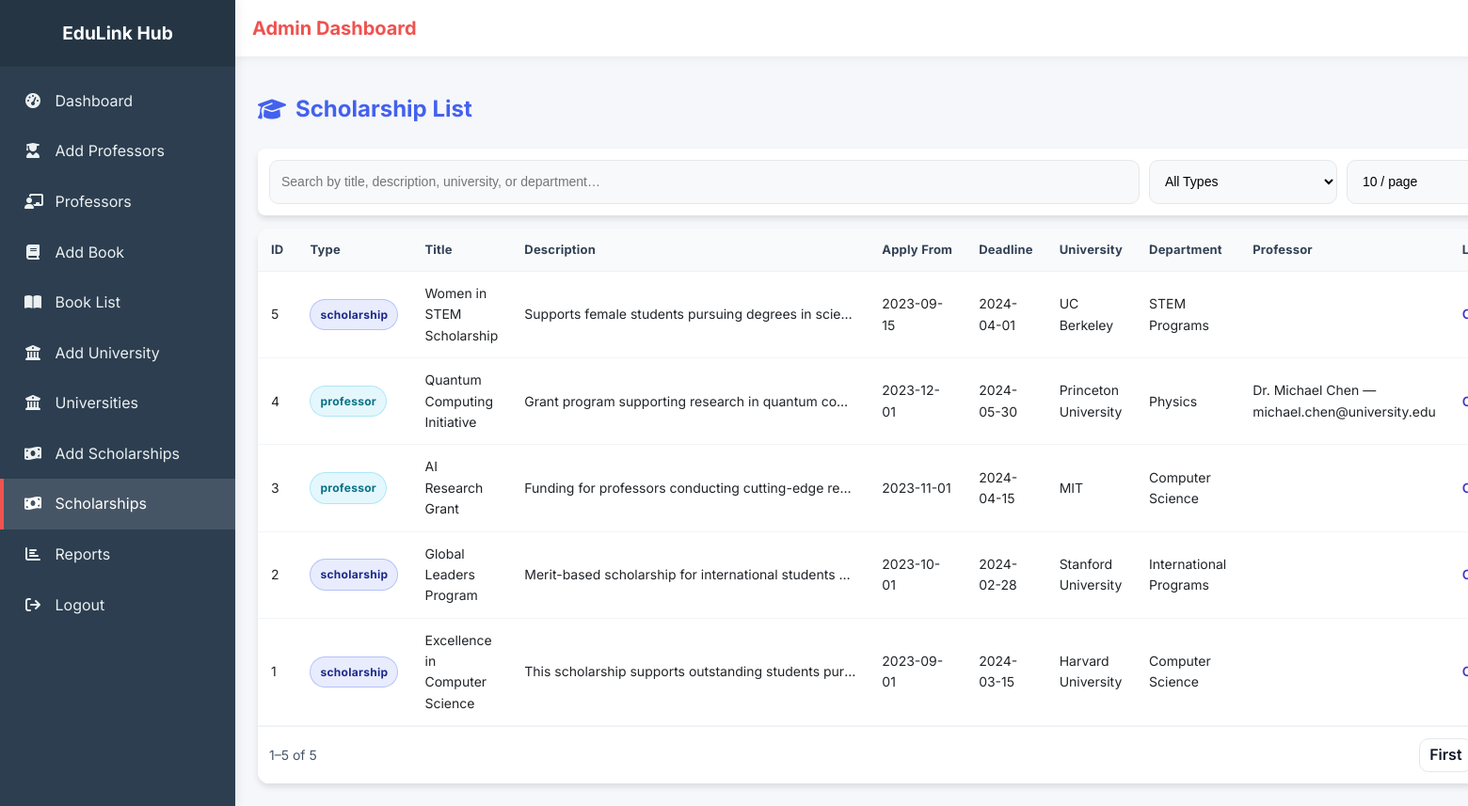
/admin/scholarship-list.php (signed in), run on an earlier commit of the app's database.
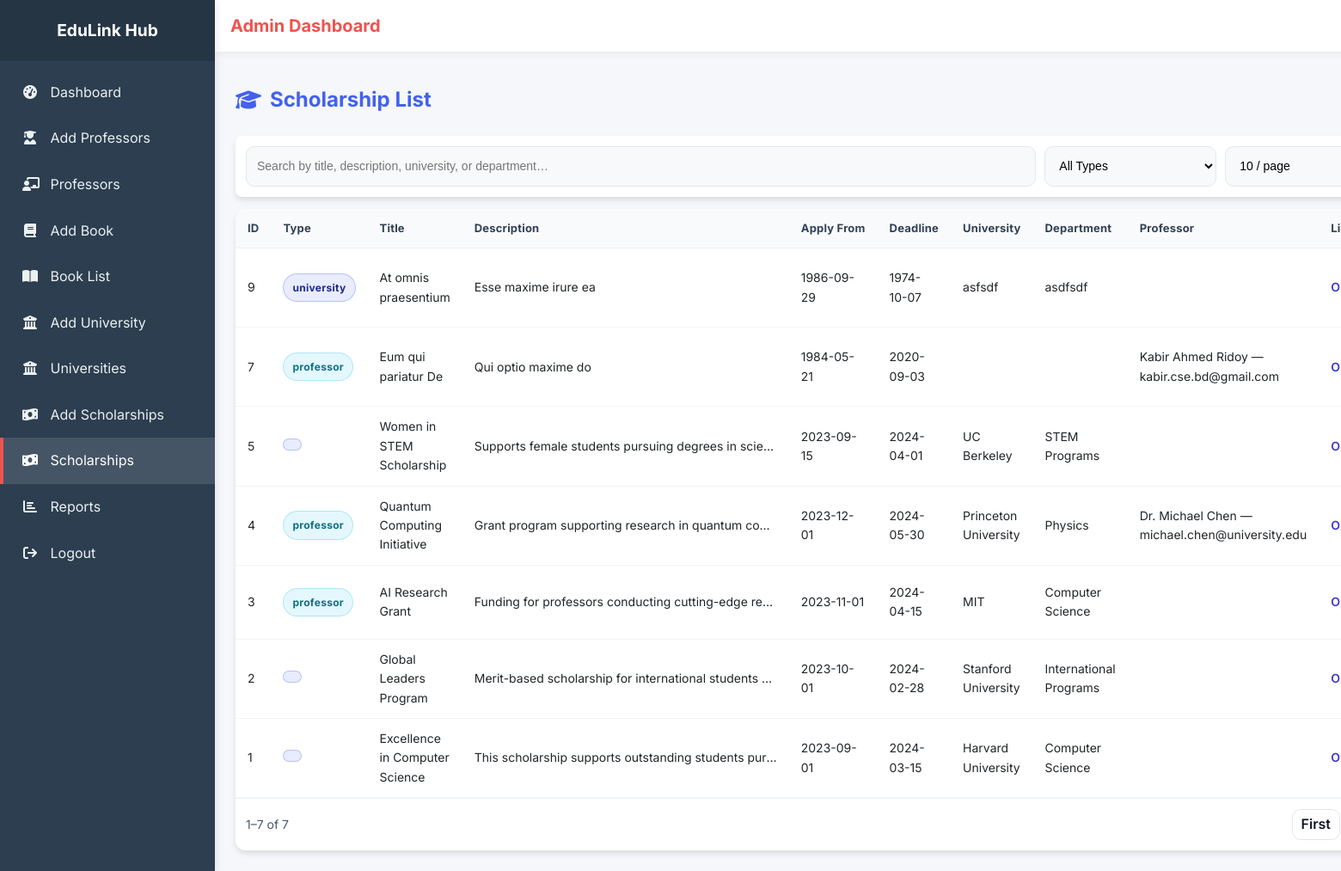
And on a later commit of the database.
### tables this page shows
CREATE TABLE `fundings` (
  `id` int(11) NOT NULL,
  `type` enum('university','professor') NOT NULL,
  `title` varchar(255) NOT NULL,
  `description` text NOT NULL,
  `link` varchar(255) NOT NULL,
  `eligibilityCriteria` text DEFAULT NULL,
  `applyDate` date DEFAULT NULL,
  `applicationDeadline` date DEFAULT NULL,
  `university` varchar(255) DEFAULT NULL,
  `department` varchar(255) DEFAULT NULL,
  `professor_id` int(11) DEFAULT NULL,
  `createdAt` timestamp NOT NULL DEFAULT current_timestamp(),
  `updatedAt` timestamp NOT NULL DEFAULT current_timestamp() ON UPDATE current_timestamp()
);

CREATE TABLE `professors` (
  `id` int(11) NOT NULL,
  `name` varchar(255) NOT NULL,
  `image` varchar(255) DEFAULT NULL,
  `researchInterests` longtext NOT NULL CHECK (json_valid(`researchInterests`)),
  `contact_email` varchar(255) NOT NULL,
  `contact_phone` varchar(20) DEFAULT NULL,
  `availability` enum('available','not available') DEFAULT 'available',
  `profileLink` varchar(255) DEFAULT NULL,
  `createdAt` timestamp NOT NULL DEFAULT current_timestamp(),
  `updatedAt` timestamp NOT NULL DEFAULT current_timestamp() ON UPDATE current_timestamp()
);

### admin/scholarship-list.php (the view, shortened to what this page needs)
<?php
require '../config/database.php';
$q        = isset($_GET['q']) ? trim((string)$_GET['q']) : '';
$type     = isset($_GET['type']) ? strtolower(trim((string)$_GET['type'])) : '';
$per_page = isset($_GET['per_page']) ? max(1, (int)$_GET['per_page']) : 10;
$page     = isset($_GET['page']) ? max(1, (int)$_GET['page']) : 1;
$where  = [];
$whereSql = $where ? ('WHERE ' . implode(' AND ', $where)) : '';
$total = 0;
$sqlCount = "SELECT COUNT(*) FROM fundings f $whereSql";
if ($stmt = mysqli_prepare($conn, $sqlCount)) {
    mysqli_stmt_execute($stmt);
    mysqli_stmt_bind_result($stmt, $total);
}
$total_pages = max(1, (int)ceil($total / $per_page));
$page = min($page, $total_pages);
$offset = ($page - 1) * $per_page;
$data = [];
$sql = "SELECT
            f.id, f.type, f.title, f.description, f.link,
            f.applyDate, f.applicationDeadline,
            f.university, f.department, f.professor_id,
            f.createdAt, f.updatedAt,
            p.name AS professor_name, p.contact_email AS professor_email
        FROM fundings f
        LEFT JOIN professors p ON p.id = f.professor_id
        $whereSql
        ORDER BY f.id DESC
        LIMIT $per_page OFFSET $offset";
if ($stmt = mysqli_prepare($conn, $sql)) {
    mysqli_stmt_execute($stmt);
    $res = mysqli_stmt_get_result($stmt);
    if ($res) {
        while ($row = mysqli_fetch_assoc($res)) {
            $data[] = $row;
        }
    }
} else {
    $_SESSION['funding-error'] = 'Failed to load scholarships. (' . mysqli_error($conn) . ')';
}
function link_with_params_s($overrides = [])
{
    $params = [
        'q' => $_GET['q'] ?? '',
        'type' => $_GET['type'] ?? '',
        'per_page' => $_GET['per_page'] ?? 10,
        'page' => $_GET['page'] ?? 1,
    ];
    foreach ($overrides as $k => $v) $params[$k] = $v;
    $qs = http_build_query(array_filter($params, fn($v) => $v !== '' && $v !== null));
    return 'scholarship-list.php' . ($qs ? ('?' . $qs) : '');
}
?>
<!DOCTYPE html>
<html lang="en">
<head>
    <link href="https://cdnjs.cloudflare.com/ajax/libs/font-awesome/6.5.2/css/all.min.css" rel="stylesheet">
    <link rel="stylesheet" href="styles/scholarship-list.css">
    <link rel="stylesheet" href="styles/style.css">
</head>
<body>
    <?php include __DIR__ . '/common/sidebar.php'; ?>
    <main class="main-content">
        <?php include __DIR__ . '/common/navbar.php'; ?>
        <div class="content">
            <div class="page-header">
                <h1 class="page-title"><i class="fa-solid fa-graduation-cap"></i> Scholarship List</h1>
            </div>
            <form class="toolbar" method="get" action="scholarship-list.php"
                style="display:grid; grid-template-columns:1fr 200px 160px auto; gap:10px;">
                <input class="input" type="search" name="q" value="<?= htmlspecialchars($q) ?>"
                    placeholder="Search by title, description, university, or department…" />
                <select class="select" name="type">
                    <option value="" <?= $type === '' ? 'selected' : ''; ?>>All Types</option>
                </select>
                <select class="select" name="per_page">
                    <?php foreach ([10, 20, 50, 100] as $opt): ?>
                        <option value="<?= $opt ?>" <?= $per_page === $opt ? 'selected' : ''; ?>><?= $opt ?> / page</option>
                    <?php endforeach; ?>
                </select>
            </form>
            <div class="card">
                <div class="table-wrap">
                    <table id="schTable">
                        <thead>
                            <tr>
                                <th style="width:72px;">ID</th>
                                <th style="width:120px;">Type</th>
                                <th>Title</th>
                                <th style="width:420px;">Description</th>
                                <th style="width:120px;">Apply From</th>
                                <th style="width:140px;">Deadline</th>
                                <th>University</th>
                                <th>Department</th>
                                <th style="width:180px;">Professor</th>
                                <th style="width:120px;">Link</th>
                            </tr>
                        </thead>
                        <tbody id="schTbody">
                            <?php if (count($data) > 0): ?>
                                <?php foreach ($data as $s): ?>
                                    <?php
                                    $tval = strtolower(trim((string)$s['type']));
                                    $badgeClass = ($tval === 'professor') ? 'prof' : 'uni';
                                    $profLabel = '';
                                    if (!empty($s['professor_name'])) {
                                        $profLabel = $s['professor_name'] . (!empty($s['professor_email']) ? ' — ' . $s['professor_email'] : '');
                                    } elseif (!empty($s['professor_id'])) {
                                        $profLabel = '#' . (int)$s['professor_id'];
                                    }
                                    ?>
                                    <tr>
                                        <td><?= (int)$s['id'] ?></td>
                                        <td><span class="badge <?= $badgeClass ?>"><?= htmlspecialchars($s['type'] ?? '') ?></span></td>
                                        <td><?= htmlspecialchars($s['title'] ?? '') ?></td>
                                        <td class="ellipsis" title="<?= htmlspecialchars($s['description'] ?? '') ?>">
                                            <?= htmlspecialchars($s['description'] ?? '') ?>
                                        </td>
                                        <td><?= htmlspecialchars($s['applyDate'] ?? '') ?></td>
                                        <td><?= htmlspecialchars($s['applicationDeadline'] ?? '') ?></td>
                                        <td><?= htmlspecialchars($s['university'] ?? '') ?></td>
                                        <td><?= htmlspecialchars($s['department'] ?? '') ?></td>
                                        <td><?= htmlspecialchars($profLabel) ?></td>
                                        <td>
                                            <?php if (!empty($s['link'])): ?>
                                                <a class="link" href="<?= htmlspecialchars($s['link']) ?>" target="_blank" rel="noopener">Open</a>
                                            <?php endif; ?>
                                        </td>
                                    </tr>
                                <?php endforeach; ?>
                            <?php endif; ?>
                        </tbody>
                    </table>
                </div>
                <div class="table-footer">
                    <div class="rows-meta" id="rowsMeta">
                        <?php
                        $from = $total ? ($offset + 1) : 0;
                        $to   = min($offset + $per_page, $total);
                        echo htmlspecialchars($from . '–' . $to . ' of ' . $total, ENT_QUOTES, 'UTF-8');
                        ?>
                    </div>
                    <div class="pagination" id="pagination">
                        <a class="page-btn <?= $page <= 1 ? 'disabled' : '' ?>"
                            href="<?= $page <= 1 ? 'javascript:void(0)' : link_with_params_s(['page' => 1]) ?>"
                            style="text-decoration: none;">First</a>
                    </div>
                </div>
            </div>
        </div>
    </main>
</body>
</html>

### admin/common/sidebar.php (shortened to what this page needs)
<?php
function sidebar_item(string $href, string $iconClass, string $label, string $key): void
{
    $active = ($GLOBALS['active_page'] === $key);
    $borderColor = $active ? '#ef5350' : 'transparent';
    $bg          = $active ? 'rgba(255,255,255,0.12)' : 'transparent';
    $color       = $active ? '#ffffff' : '#ecf0f1';
    $hoverBg     = 'rgba(255,255,255,0.08)';
    $style = "display:block;padding:14px 22px;color:$color;text-decoration:none;"
        . "border-left:4px solid $borderColor;background:$bg;";
    $onOver  = "this.style.background='$hoverBg';this.style.color='#fff';";
    $onOut   = "this.style.background='$bg';this.style.color='$color';";
    echo '<a href="' . htmlspecialchars($href) . '" style="' . $style . '" '
        . 'onmouseover="' . $onOver . '" onmouseout="' . $onOut . '">'
        . '<i class="' . htmlspecialchars($iconClass) . '" style="margin-right:10px;width:18px;text-align:center;"></i> '
        . htmlspecialchars($label)
        . '</a>';
}
?>
<aside class="sidebar" style="
  width:250px;background:#2c3e50;color:#ecf0f1;position:fixed;top:0;left:0;bottom:0;
  z-index:100;box-shadow:2px 0 10px rgba(0,0,0,.08);">
    <div class="sidebar-header" style="
      padding:20px;background:rgba(0,0,0,.15);display:flex;align-items:center;justify-content:center;">
        <h3 style="font-size:1.2rem;font-weight:700;color:#fff;margin:0;">EduLink Hub</h3>
    </div>
    <nav class="sidebar-menu" style="padding:10px 0;">
        <?php
        sidebar_item('index.php',              'fa-solid fa-gauge-high',        'Dashboard',           'index');
        ?>
    </nav>
</aside>

### admin/common/navbar.php (shortened to what this page needs)
<header style="
  height:60px;background:#fff;box-shadow:0 2px 10px rgba(0,0,0,.06);
  display:flex;align-items:center;justify-content:space-between;
  padding:0 18px;position:sticky;top:0;z-index:90;">
    <div>
        <h2 style="color:#ef5350;font-size:1.25rem;font-weight:700;margin:0;">Admin Dashboard</h2>
    </div>
</header>

### admin/styles/scholarship-list.css (style rules this page uses)
:root { --primary-color: #4361ee; --secondary-color: #3f37c9; --accent-color: #4895ef; --light-color: #f8f9fa; --dark-color: #212529; --success-color: #4cc9f0; --warning-color: #f72585; --gray-color: #adb5bd; --border-radius: 8px; --box-shadow: 0 4px 6px rgba(0, 0, 0, 0.1); --transition: all 0.3s ease; }
* { margin: 0; padding: 0; box-sizing: border-box; }
body { font-family: "Inter", sans-serif; background-color: #f5f7fa; color: var(--dark-color); line-height: 1.6; display: flex; min-height: 100vh; }
.main-content { flex: 1; margin-left: 250px; min-height: 100vh; }
.content { padding: 24px; }
.page-header { display: flex; align-items: center; justify-content: space-between; gap: 12px; margin: 8px 0 18px; }
.page-title { font-size: 24px; color: var(--primary-color); display: flex; align-items: center; gap: 10px; font-weight: 700; }
.toolbar { display: grid; grid-template-columns: 1fr 200px 160px; gap: 10px; background: #fff; padding: 12px; border-radius: var(--border-radius); box-shadow: var(--box-shadow); margin-bottom: 14px; }
.input, .select { width: 100%; padding: 10px 12px; border-radius: 10px; border: 1px solid #e5e7eb; outline: none; transition: var(--transition); background: var(--light-color); font-size: 14px; }
.card { background: #fff; border-radius: 12px; box-shadow: var(--box-shadow); overflow: hidden; }
.table-wrap { width: 100%; overflow-x: auto; }
table { width: 100%; border-collapse: separate; border-spacing: 0; min-width: 1300px; }
thead th { background: #f8fafc; position: sticky; top: 0; z-index: 1; text-align: left; font-size: 13px; color: #334155; letter-spacing: 0.2px; padding: 12px 14px; border-bottom: 1px solid #eef2f7; white-space: nowrap; }
tbody td { padding: 12px 14px; border-bottom: 1px solid #f1f5f9; vertical-align: middle; font-size: 14px; }
.link { color: var(--secondary-color); text-decoration: none; font-weight: 600; }
.ellipsis { max-width: 380px; overflow: hidden; text-overflow: ellipsis; white-space: nowrap; }
.badge { display: inline-block; padding: 6px 10px; border-radius: 999px; font-size: 12px; font-weight: 700; letter-spacing: 0.3px; border: 1px solid transparent; }
.badge.uni { background: rgba(67, 97, 238, 0.12); color: #1d2a8a; border-color: rgba(67, 97, 238, 0.3); }
.badge.prof { background: rgba(76, 201, 240, 0.15); color: #0b7285; border-color: rgba(76, 201, 240, 0.35); }
.table-footer { display: flex; align-items: center; justify-content: space-between; gap: 12px; padding: 12px; border-top: 1px solid #eef2f7; background: #fff; flex-wrap: wrap; }
.rows-meta { color: #475569; font-size: 14px; }
.pagination { display: flex; flex-wrap: wrap; gap: 6px; }
.page-btn { min-width: 36px; height: 36px; padding: 0 10px; display: inline-flex; align-items: center; justify-content: center; border: 1px solid #e5e7eb; background: #fff; color: #111827; border-radius: 10px; cursor: pointer; transition: var(--transition); font-weight: 600; }

### admin/styles/style.css (style rules this page uses)
:root { --primary-color: #4361ee; --secondary-color: #3f37c9; --accent-color: #4895ef; --light-color: #f8f9fa; --dark-color: #212529; --success-color: #22c55e; --warning-color: #f72585; --gray-200: #e5e7eb; --radius: 12px; --shadow: 0 8px 20px rgba(2, 6, 23, 0.1); }

What changed in the data, as far as the page shows it:
added fundings: id "9", type "university", title "At omnis praesentium", description "Esse maxime irure ea", applyDate "1986-09-29", applicationDeadline "1974-10-07", university "asfsdf", department "asdfsdf"
added fundings: id "7", type "professor", title "Eum qui pariatur De", description "Qui optio maxime do", applyDate "1984-05-21", applicationDeadline "2020-09-03", professor.contact_email "Kabir Ahmed Ridoy — kabir.cse.bd@gmail.com"
changed fundings "Women in STEM Scholarship": type "scholarship" → (not shown)
changed fundings "Global Leaders Program": type "scholarship" → (not shown)
changed fundings "Excellence in Computer Science": type "scholarship" → (not shown)
Also different on the page:
$from . '–' . $to . ' of ' . $total: "1–5 of 5" → "1–7 of 7"
